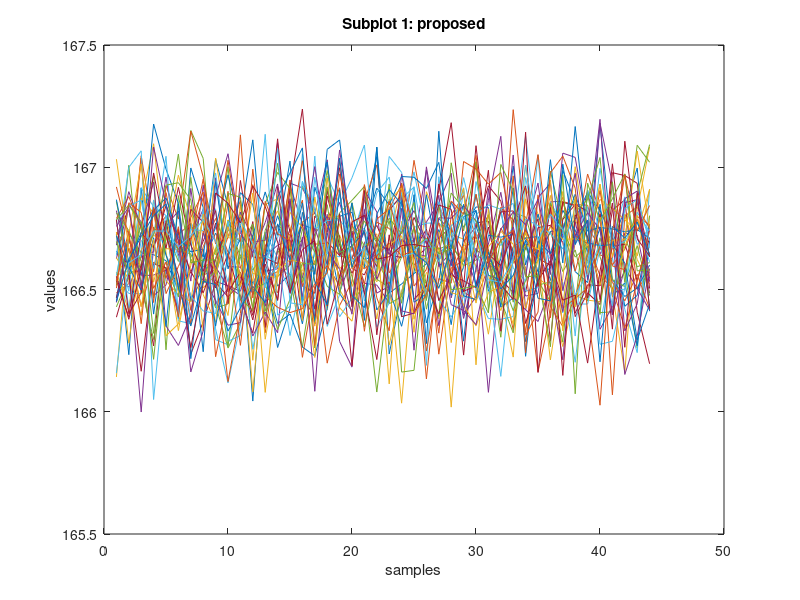
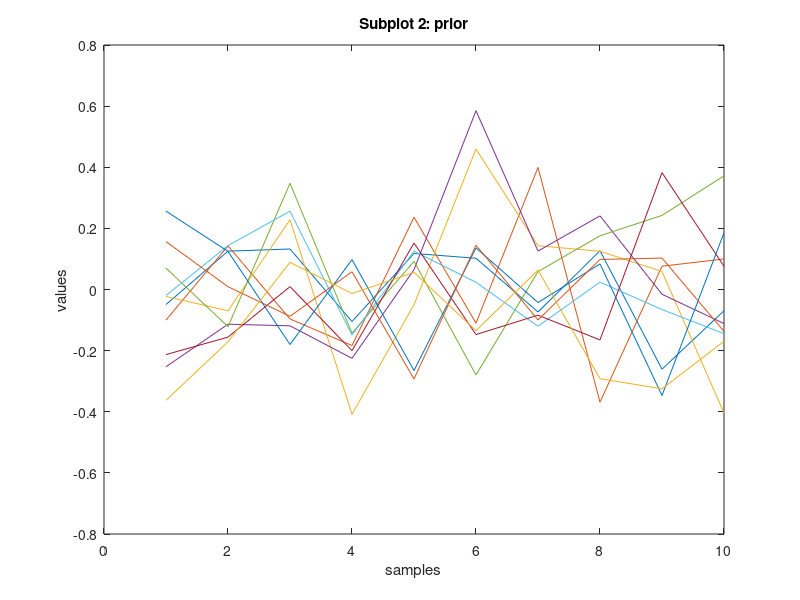

Source code (MATLAB) for these figures, in order: (Note: this script raises an error after producing the figures.)
%working MCMC

d = input("enter an initial value"); %taking input
chain = zeros(1,2000);  %size of chain
g_mn = 0;               %guassian_mean_prior
g_sd = 0.2;             %guassian_sd_prior
pr_mn = 1.5;            %normal_mean
pr_sd = 1.5;            %normal_sd
proposed_sd = 0.2;      % proposed_sd
prior = normrnd(g_mn, g_sd, 10); %prior_distribution

chain(1) = d;               %setting user input as initial value

% loop for 2000 iterations

for i = 2:length(chain)
    current_val = chain(i-1); %taking initial_value as currrent value
    
    proposed_val = current_val + normrnd(g_mn, proposed_sd, 44); %proposed distribution
    
    maxi = proposed_val(randi(numel(proposed_val)));
    if maxi > current_val                                         %accepting_the_proposed_value
        chain(i)= maxi;
    else
        if (normpdf(g_mn, proposed_val, g_sd).* normpdf(proposed_val, pr_mn, pr_sd))> (normpdf(g_mn, current_val, g_sd).* normpdf(current_val, pr_mn, pr_sd)) %accepting the proposed_value
            chain(i) = maxi;
        else
            if (rand) < (normpdf(g_mn, proposed_val, g_sd).* normpdf(proposed_val, pr_mn, pr_sd))/(normpdf(g_mn, current_val, g_sd).* normpdf(current_val, pr_mn, pr_sd)) %accepting the proposed_value with probability
                chain(i) = maxi;
            else                                                %updating the previous chain value
                chain(i) = chain(i-1);
            end
        end
    end
end



figure;
plot(proposed_val);
title('Subplot 1: proposed');
xlabel('samples');
ylabel('values');

figure;
plot(prior);
title('Subplot 2: prior');
xlabel('samples');
ylabel('values');



figure;       %a better posterior can be obtained by changing the  posterior sd and initial value
yyaxis left
b = bar(chain);
yyaxis right
p = plot(chain);

p.LineWidth = 2;
b.FaceColor = [ 0 0.5 0.5];






%simple MCMC method 


%stv =10; %mean
%sdpd = 0.2; %sd
%gpr_mn =1.5; %guass mean
%gpr_sd = 1.5; %guass sd
%chain= 2000; %size
%chain(1)=200; %starting val
%current = zeros(1, chain);
%for i = 2:chain
    %current(i)= chain(i-1); %current value
    %proposal(i)= current(i) + normrnd(0, 0.2, 1); %proposed value
    
   % aln= normpdf(stv, proposal, sdpd);
   
    %bln= normpdf(stv, current, sdpd);
    
    %if aln < bln
     %   chain(i)= proposal;
    %else
   %     kd = aln/bln; %ratio(loglikelihood values)
    %    lo = rand(1);
   %         chain(i)= proposal;
  %     else
  %          chain(i)= chain(i-1);
 %       end
 %   end
            
%end


